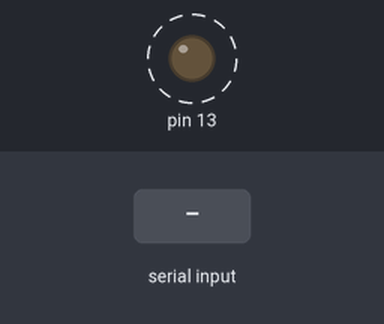
Recording of a sketch running on a simulated Arduino Uno, built with avr-gcc and run on an emulated ATmega328P. Shown: output pins drawn as LEDs (lit = HIGH). Dashed ring = blinking. Inputs (shaded band) come from the test bench. What the sketch prints to the serial monitor is not drawn.

Above: at 1.1 s.
3.1 s: "1" received over Serial
Timing chart, 0 to 11.5 s (numbered marks = the images above; inputs shaded):
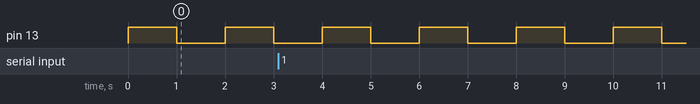

The sketch:

codigo.ino
```cpp
/*
  descrição:
  * faz um led acender
*/

void setup()
{
  pinMode(13, OUTPUT);
  Serial.begin(9600);
}

void loop()
{
  digitalWrite(13, HIGH);
  delay(1000);
  digitalWrite(13, LOW);
  delay(1000);

  //Serial.println("Hello world!");

  // Há algum dado memorizado?
  if (Serial.available() > 0)
  {
    Serial.write(Serial.read());
  }
}
```

Measured:
- by itself, pin 13: alternates HIGH for 1.0 s and LOW for 1.0 s
